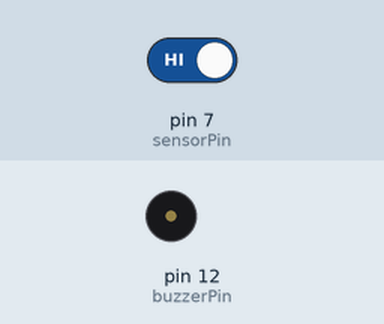
This sketch was run on a simulated Arduino Uno, built with avr-gcc and run on an emulated ATmega328P. On the bench: buzzer (waves = sounding, pin HIGH). Inputs (shaded band) come from the test bench; at power-on: pin 7 (sensorPin) HIGH.

Above: at 1.2 s.
1.3 s: pin 7 (sensorPin) driven LOW
At 2.2 s:
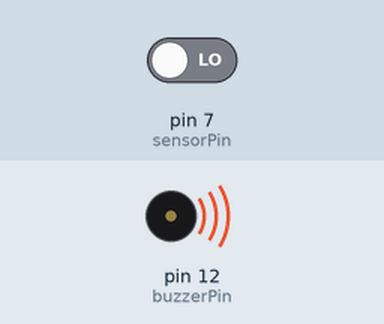
2.8 s: pin 7 (sensorPin) driven HIGH
At 3.4 s:
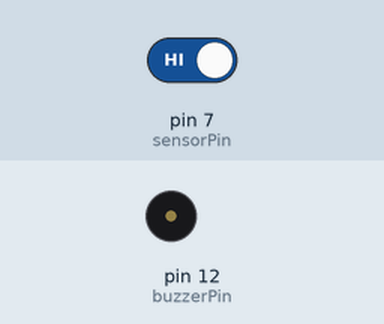
Timing chart, 0 to 5.8 s (numbered marks = the images above; inputs shaded):
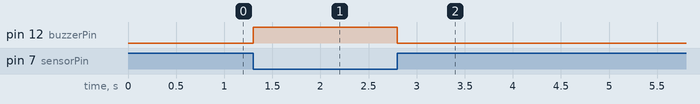

Measured:
- after the input at 1.3 s, pin 12 (buzzerPin): LOW → HIGH at once
- after the input at 2.8 s, pin 12 (buzzerPin): HIGH → LOW at once

The sketch:

12-infraredObstacule.ino
```cpp
int sensorPin = 7;
int buzzerPin = 12;

void setup() {
  // put your setup code here, to run once:
  pinMode(sensorPin, INPUT);
  pinMode(buzzerPin, OUTPUT);
}

void loop() {
  // put your main code here, to run repeatedly:
  if (digitalRead(sensorPin) == 0) {
    digitalWrite(buzzerPin, HIGH);
  } else {
    digitalWrite(buzzerPin, LOW);
  }
}
```
